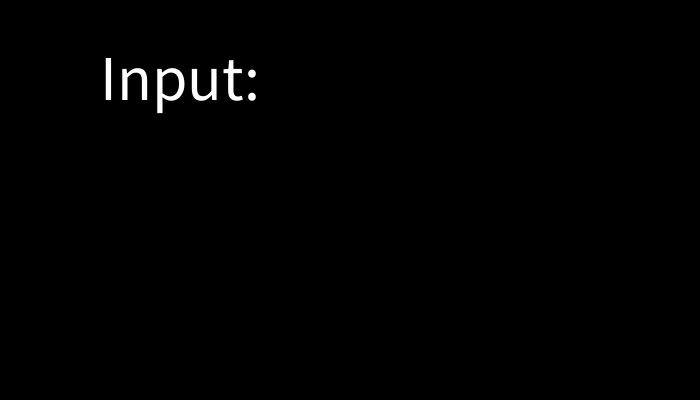
Frame 1 (no input)
Frame 60 (the mouse pressed at the canvas centre just before this capture): identical to frame 1, image omitted
Frame 120 (the mouse held since frame 60 and released just before this capture): identical to frame 1, image omitted

The Processing sketch that drew this single still picture (run headless with seeded random() and noise(); from frame 60 on, the mouse is pressed at the canvas centre):

// Processing sketch: week06_04_Backspace_string
// ── week06_04_Backspace_string.pde
void setup()
{
  size(700,400);
  textSize(64);
}
String line = "";
void draw(){
  background(0);
  text("Input: ",100,100);
}
void keyPressed(){
  if(key>='A' && key<='Z') line += key;
  if(key>='a' && key<='z') line += key;
  if(key==BACKSPACE && line.length()>0){
    line = line.substring(0,line.length()-1);
  }
}
